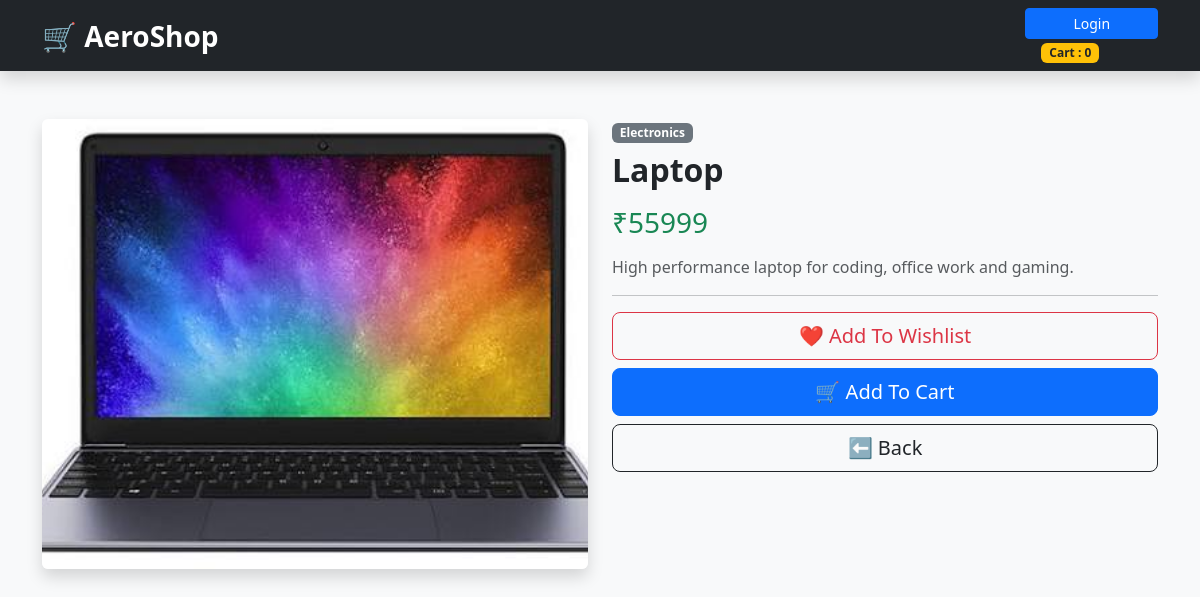
The app's page /product/4 with its own data.
### tables this page shows
CREATE TABLE products(
    id INTEGER PRIMARY KEY AUTOINCREMENT,
    name TEXT NOT NULL,
    price INTEGER NOT NULL,
    image TEXT NOT NULL,
    category TEXT NOT NULL,
    description TEXT NOT NULL,
    rating REAL DEFAULT 4.5
);

### app.py (the view)
@app.route("/product/<int:product_id>")
def product_details(product_id):
    conn = get_connection()
    cursor = conn.cursor()
    cursor.execute(
        "SELECT * FROM products WHERE id=?",
        (product_id,)
    )
    product = cursor.fetchone()
    conn.close()
    if not product:
        return "Product Not Found"
    return render_template(
        "product.html",
        product=product,
        user=session.get("user"),
        cart_count=sum(session.get("cart", {}).values())
    )

### app.py (called while the page is built)
def get_connection():
    conn = sqlite3.connect("store.db")
    conn.row_factory = sqlite3.Row
    return conn

### templates/product.html (shortened to what this page needs)
<!DOCTYPE html>
<html lang="en">
<head>
    <link href="https://cdn.jsdelivr.net/npm/bootstrap@5.3.3/dist/css/bootstrap.min.css" rel="stylesheet">
    <link rel="stylesheet" href="{{ url_for('static', filename='css/style.css') }}">
</head>
<body class="bg-light">
<nav class="navbar navbar-dark bg-dark shadow">
    <div class="container">
        <a href="/" class="navbar-brand fw-bold">
            🛒 AeroShop
        </a>
        <div>
            {% if user %}
                <span class="text-white me-3">
                    👋 {{ user }}
                </span>
                <a href="/logout" class="btn btn-danger btn-sm">
                    Logout
                </a>
            {% else %}
                <a href="/login" class="btn btn-primary btn-sm">
                    Login
                </a>
            {% endif %}
            <span class="badge bg-warning text-dark ms-3">
                Cart : {{ cart_count }}
            </span>
        </div>
    </div>
</nav>
<div class="container mt-5">
    <div class="row">
        <div class="col-md-6">
            <img src="{{ url_for('static', filename='images/' + product['image']) }}"
                 class="img-fluid rounded shadow"
                 style="height:450px; width:100%; object-fit:cover;">
        </div>
        <div class="col-md-6">
            <span class="badge bg-secondary mb-2">
                {{ product['category'] }}
            </span>
            <h2 class="fw-bold">
                {{ product['name'] }}
            </h2>
            <h3 class="text-success my-3">
                ₹{{ product['price'] }}
            </h3>
            <p class="text-muted">
                {{ product['description'] }}
            </p>
            <hr>
            <div class="d-grid gap-2">
                <a href="{{ url_for('add_wishlist', product_id=product['id']) }}"
                   class="btn btn-outline-danger btn-lg">
                    ❤️ Add To Wishlist
                </a>
                <a href="{{ url_for('add_to_cart', product_id=product['id']) }}"
                   class="btn btn-primary btn-lg">
                    🛒 Add To Cart
                </a>
                <a href="/"
                   class="btn btn-outline-dark btn-lg">
                    ⬅ Back
                </a>
            </div>
        </div>
    </div>
</div>
</body>
</html>

### static/css/style.css (style rules this page uses)
body { background:#f5f5f5; }
.btn-primary { width:100%; }
.navbar-brand { font-size:28px; font-weight:bold; }

### records on screen
products: image (picture), category "Electronics", name "Laptop", price "55999", description "High performance laptop for coding, office work and gaming."

### other values on screen
{{ cart_count }} "0"
